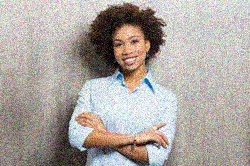
#> input picture Graduate Projects - MS AI and Machine Learning/CSC515 Computer Vision/Image_Noisy.jpg, 250 x 166 px
$ python Week4_LaplacianFilter.py   (older library calls are emulated)
#> lines starting #> are read from the running program, lines starting #| are printed output that depends on the picture
import cv2
import numpy as np
from matplotlib import pyplot as plt

# Load image in grayscale
img = cv2.imread('Image_Noisy.jpg', cv2.IMREAD_GRAYSCALE)
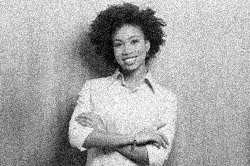
#> img: shape (166, 250); min 0, max 255, mean 168.3

# Optional: smooth first with Gaussian to reduce noise
blurred = cv2.GaussianBlur(img, (5, 5), 1.0)
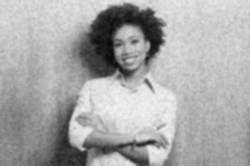
#> blurred: shape (166, 250); min 9, max 245, mean 168.3

# Apply Laplacian
laplacian = cv2.Laplacian(blurred, cv2.CV_64F)
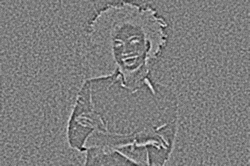
#> laplacian: shape (166, 250) float64; min -60, max 61, mean 0; drawn with min black and max white

# Convert to displayable format
laplacian_display = cv2.convertScaleAbs(laplacian)
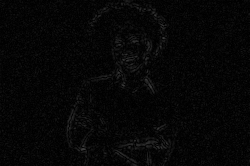
#> laplacian_display: shape (166, 250); min 0, max 61, mean 6.1

# Show original and Laplacian edge-detected image
plt.figure(figsize=(10, 5))
plt.subplot(1, 2, 1)
plt.imshow(img, cmap='gray')
plt.title('Original Grayscale')
plt.axis('off')

plt.subplot(1, 2, 2)
plt.imshow(laplacian_display, cmap='gray')
plt.title('Laplacian Filtered')
plt.axis('off')

plt.tight_layout()
plt.show()
